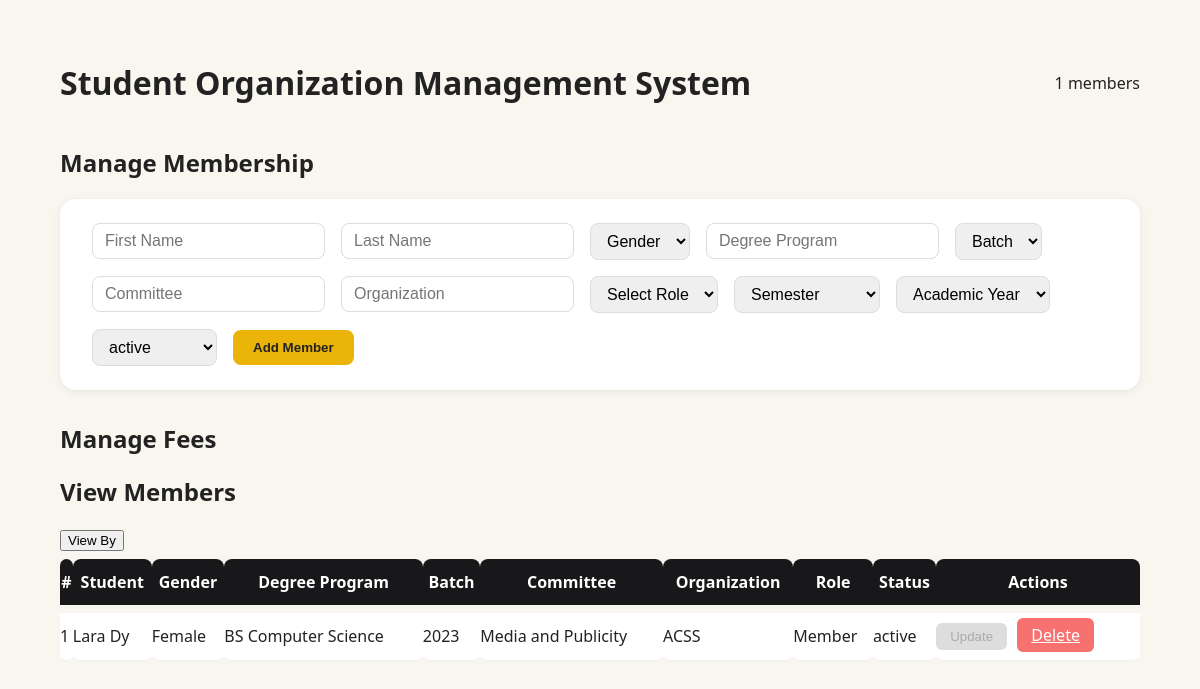
Screenshot of /search?student_id=4 with the database file from the repository.
### tables this page shows
CREATE TABLE memberships (
    membership_id INTEGER PRIMARY KEY AUTOINCREMENT,
    student_id INTEGER NOT NULL,
    org_id INTEGER NOT NULL,
    role_id INTEGER NOT NULL,
    status TEXT NOT NULL, semester TEXT, academic_year INTEGER,
    FOREIGN KEY (student_id) REFERENCES students(student_id),
    FOREIGN KEY (org_id) REFERENCES organizations(org_id),
    FOREIGN KEY (role_id) REFERENCES org_roles(role_id)
);

CREATE TABLE students (
    student_id INTEGER PRIMARY KEY AUTOINCREMENT,
    first_name TEXT NOT NULL,
    last_name TEXT NOT NULL
    -- other fields as needed
, gender TEXT, degree_program TEXT, batch INTEGER, committee TEXT);

CREATE TABLE organizations (
    org_id INTEGER PRIMARY KEY AUTOINCREMENT,
    org_name TEXT NOT NULL
);

CREATE TABLE org_roles (
    role_id INTEGER PRIMARY KEY AUTOINCREMENT,
    role_name TEXT NOT NULL
);

### app.py (the view)
@app.route('/search')
def search():
    student_id = request.args.get('student_id')
    conn = get_connection()
    memberships = conn.execute("""
        SELECT m.membership_id, s.student_id, s.first_name || ' ' || s.last_name AS student_name,
               s.gender, s.degree_program, s.batch, s.committee,
               o.org_id, o.org_name, r.role_id, r.role_name, m.status, m.semester, m.academic_year
        FROM memberships m
        JOIN students s ON m.student_id = s.student_id
        JOIN organizations o ON m.org_id = o.org_id
        JOIN org_roles r ON m.role_id = r.role_id
        WHERE m.student_id = ?
    """, (student_id,)).fetchall()
    students = conn.execute("SELECT student_id, first_name || ' ' || last_name AS full_name FROM students").fetchall()
    orgs = conn.execute("SELECT org_id, org_name FROM organizations").fetchall()
    roles = conn.execute("SELECT role_id, role_name FROM org_roles").fetchall()
    conn.close()
    return render_template('index.html', memberships=memberships, students=students, orgs=orgs, roles=roles)

### app.py (called while the page is built)
def get_connection():
    conn = sqlite3.connect(DB)
    conn.row_factory = sqlite3.Row
    return conn

### templates/index.html (shortened to what this page needs)
<!DOCTYPE html>
<html>
<head>
    <link rel="stylesheet" href="{{ url_for('static', filename='style.css') }}">
</head>
<body>
<div class="container">
    <main class="main">
        <div class="header">
            <h1>Student Organization Management System</h1>
            <span>{{ memberships|length }} members</span>
        </div>
        <h2>Manage Membership</h2>
        <form class="add-member-form" action="{{ url_for('add_member') }}" method="post">
            <input type="text" name="first_name" placeholder="First Name" required>
            <input type="text" name="last_name" placeholder="Last Name" required>
            <select name="gender" required>
                <option value="">Gender</option>
            </select>
            <input type="text" name="degree_program" placeholder="Degree Program" required>
            <select name="batch" required>
                <option value="">Batch</option>
            </select>
            <input type="text" name="committee" placeholder="Committee" required>
            <input type="text" name="org_name" placeholder="Organization" required>
            <select name="role_id" required>
                <option value="">Select Role</option>
            </select>
            <select name="semester" required>
            <option value="">Semester</option>
            </select>
            <select name="academic_year" required>
                <option value="">Academic Year</option>
            </select>
            <select name="status" required>
                <option value="active">active</option>
            </select>
            <button type="submit">Add Member</button>
        </form>
        <h2>Manage Fees</h2>
        <h2>View Members</h2>
        <button class="btn" id="viewByBtn" type="button">View By</button>
        <table class="members-table">
        <tr>
            <th>#</th>
            <th>Student</th>
            <th>Gender</th>
            <th>Degree Program</th>
            <th>Batch</th>
            <th>Committee</th>
            <th>Organization</th>
            <th>Role</th>
            <th>Status</th>
            <th>Actions</th>
        </tr>
        {% for m in memberships %}
        <tr>
            <td>{{ loop.index }}</td>
            <td>{{ m.student_name }}</td>
            <td>{{ m.gender }}</td>
            <td>{{ m.degree_program }}</td>
            <td>{{ m.batch }}</td>
            <td>{{ m.committee }}</td>
            <td>{{ m.org_name }}</td>
            <td>{{ m.role_name }}</td>
            <td>{{ m.status }}</td>
            <td>
                <form action="{{ url_for('update', membership_id=m.membership_id) }}" method="post" style="display:inline;">
                    <button class="action-btn" type="submit" disabled>Update</button>
                </form>
                <a class="action-btn delete" href="{{ url_for('delete', membership_id=m.membership_id) }}">Delete</a>
            </td>
        </tr>
        {% endfor %}
    </table>
    </main>
</div>
</body>
</html>

### static/style.css (style rules this page uses)
html, body { height: 100%; width: 100%; margin: 0; padding: 0; }
body { font-family: 'Segoe UI', Arial, sans-serif; background: #f8f6ef; color: #222; min-height: 100vh; min-width: 100vw; }
.container { display: flex; min-height: 100vh; width: 100vw; }
.main { flex: 1; padding: 40px 60px; min-width: 0; }
.header { display: flex; justify-content: space-between; align-items: center; flex-wrap: wrap; }
.header h1 { font-size: 2em; font-weight: 700; }
.add-member-form { background: #fff; border-radius: 16px; box-shadow: 0 2px 8px #0001; padding: 24px 32px; margin-bottom: 32px; display: flex; flex-wrap: wrap; gap: 16px; align-items: center; }
.add-member-form input, .add-member-form select { padding: 8px 12px; border-radius: 8px; border: 1px solid #ddd; font-size: 1em; }
.add-member-form button { background: #eab308; color: #222; border: none; border-radius: 8px; padding: 10px 20px; font-weight: bold; cursor: pointer; transition: background 0.2s; }
.members-table { width: 100%; border-collapse: separate; border-spacing: 0 8px; }
.members-table th { background: #18181b; color: #fff; padding: 12px 0; border-radius: 8px 8px 0 0; }
.members-table td { background: #fff; padding: 10px 0; border-bottom: 2px solid #f3f3f3; border-radius: 0 0 8px 8px; }
.action-btn { background: #f472b6; color: #fff; border: none; border-radius: 6px; padding: 6px 14px; font-weight: 500; cursor: pointer; margin-right: 6px; transition: background 0.2s; }
.action-btn.delete { background: #f87171; }
.action-btn:disabled { background: #ddd; color: #aaa; cursor: not-allowed; }

### rows the page displays
memberships: student_name "Lara Dy", gender "Female", degree_program "BS Computer Science", batch "2023", committee "Media and Publicity", org_name "ACSS", role_name "Member", status "active"

### other values shown
{{ memberships|length }} "1"
